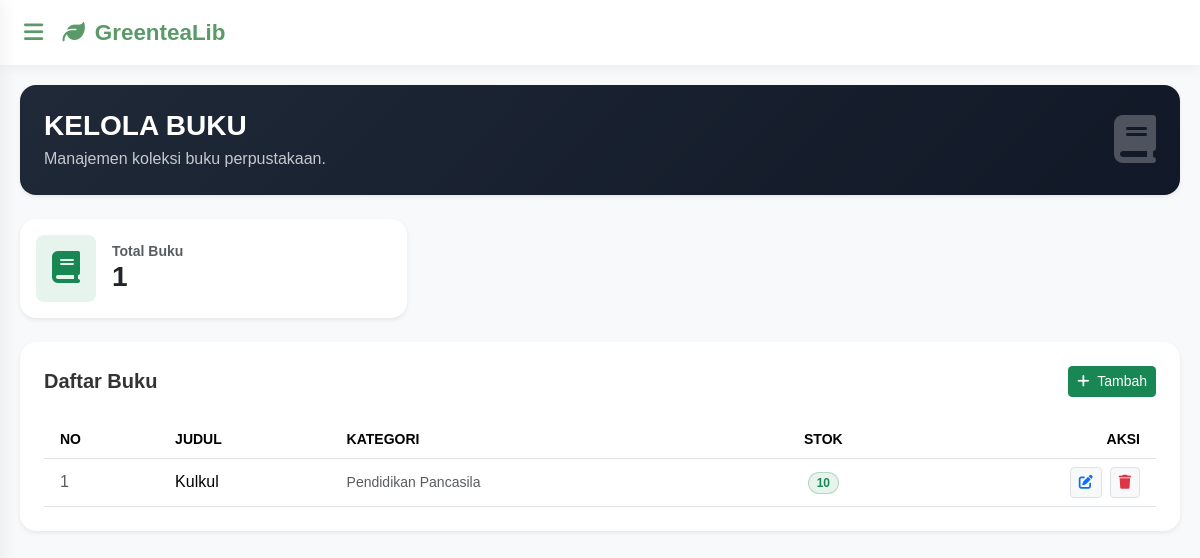
Page /Views/V_Buku.php (signed in) on the committed database.
### tables this page shows
CREATE TABLE `buku` (
  `id` int(11) NOT NULL,
  `judul` varchar(255) NOT NULL,
  `kategori` enum('Matematika','Bahasa Indonesia','Bahasa Inggris','Pendidikan Agama Islam','Bahasa Sunda','Sejarah','Pendidikan Pancasila','Wirausaha','Akutansi') DEFAULT NULL,
  `stok` int(11) DEFAULT 0
);

### Controllers/C_Buku.php (called while the page is built)
<?php
include_once '../Models/M_Buku.php';
$buku = new M_Buku();
try{
    if(!empty($_GET['aksi'])){
        if(!($_GET['aksi'] == 'hapus')){
            if($_GET['aksi'] == 'edit'){
                $id = $_GET['id'];
                $bukus = $buku->SHOW_BUKU_BY_ID($id);
                include_once '../Views/V_UpdateBuku.php';
            }else{
                $id = $_POST['id'];
                $judul = $_POST['judul'];
                $kategori = $_POST['kategori'];
                $stok = $_POST['stok'];
                if($_GET['aksi'] == 'tambah'){
                    $buku->ADD_BUKU($id, $judul, $kategori, $stok);
                }elseif($_GET['aksi'] == 'update'){
                    $buku->UPDATE_BUKU($id, $judul, $kategori, $stok);
                }
            }
        }else{
        	$id = $_GET['id'];
        	$buku->DELETE_BUKU($id);
        }
    }else{
        $totalBuku = $buku->COUNT_BUKU();
        $bukus = $buku->SHOW_BUKU();
    }
}catch(Exception $e){
    echo $e->getMessage();
}

### Models/M_Connect.php (called while the page is built, shortened)
<?php
class M_Connect
{
	private $host = "localhost",
	$username = "root",
	$pass = "",
	$db = "aqxua_lib";
	function __construct()
	{
		$this->connect = mysqli_connect($this->host, $this->username, $this->pass, $this->db);
		if ($this->connect)
		{
			return $this->connect;
		}else{
			echo mysqli_connect_error();
		}
	}
}

### Models/M_Buku.php (called while the page is built, shortened)
<?php
include_once 'M_Connect.php';
class M_Buku{
    public function SHOW_BUKU()
    {
        $conn = new M_Connect();
        $sql = 'SELECT * FROM buku';
        $post = mysqli_query($conn->connect, $sql);
        if($post->num_rows > 0){
            while ($data = mysqli_fetch_object($post)){
                $result[] = $data;
            }
            return $result;
        }
    }
    public function COUNT_BUKU()
    {
        $conn = new M_Connect();
        $sql = "SELECT COUNT(*) as total FROM buku";
        $post = mysqli_query($conn->connect, $sql);
        $data = mysqli_fetch_object($post);
        return $data;
    }
}

### Views/V_Buku.php (the view, shortened to what this page needs)
<?php
    include_once '../Controllers/C_Buku.php';
    include_once 'HEADER.php';
?>
    <div class="row mb-4">
        <div class="col-12">
            <div class="p-4 rounded-4 shadow-sm text-white d-flex align-items-center justify-content-between"
                style="background: linear-gradient(135deg, #1f2937, #111827);">
                <div>
                    <h3 class="fw-bold mb-1">KELOLA BUKU</h3>
                    <p class="mb-0 opacity-75">Manajemen koleksi buku perpustakaan.</p>
                </div>
                <div class="d-none d-md-block">
                    <i class="fas fa-book fa-3x opacity-25"></i>
                </div>
            </div>
        </div>
    </div>
	<div class="col-12 col-md-4">
        <div class="card border-0 shadow-sm rounded-4 p-3 card-hover transition-all">
            <div class="d-flex align-items-center gap-3">
                <div class="bg-success bg-opacity-10 p-3 rounded-3">
                    <i class="fas fa-book fa-2x text-success"></i>
                </div>
                <div>
                	<h6 class="text-muted mb-0 small uppercase fw-bold">Total Buku</h6>
                    <h3 class="fw-bold mb-0"><?= $totalBuku->total ?></h3>
				</div>
            </div>
        </div>
    </div> <br>
    <div class="bg-white rounded-4 shadow-sm p-4">
        <div class="d-flex justify-content-between align-items-center mb-4">
            <h5 class="fw-semibold mb-0">Daftar Buku</h5>
            <a href="V_AddBuku.php" class="btn btn-success btn-sm">
                <i class="fas fa-plus me-1"></i> Tambah
            </a>
        </div>
        <div class="table-responsive">
            <table class="table table-hover align-middle mb-0">
                <thead class="text-secondary small text-uppercase">
                    <tr>
                        <th scope="col" class="ps-3">No</th>
                        <th scope="col">Judul</th>
                        <th scope="col">Kategori</th>
                        <th scope="col" class="text-center">Stok</th>
                        <th scope="col" class="text-end pe-3">Aksi</th>
                    </tr>
                </thead>
                <tbody>
                    <?php
                        if(!empty($bukus)){
                            $no = 1;
                            foreach($bukus as $data){
                    ?>
                        <tr>
                            <td class="ps-3 text-muted">
                                <?= $no++ ?>
                            </td>
                            <td class="fw-medium">
                                <?= $data->judul ?>
                            </td>
                            <td>
                                <span class="text-muted small"><?= $data->kategori ?></span>
                            </td>
                            <td class="text-center">
                                <span class="badge rounded-pill bg-success bg-opacity-10 text-success border border-success border-opacity-25">
                                    <?= $data->stok ?>
                                </span>
                            </td>
                            <td class="text-end pe-3">
                                <div class="d-flex justify-content-end gap-2">
                                    <a href="../Controllers/C_Buku.php?aksi=edit&id=<?=$data->id ?>" class="btn btn-sm btn-light border text-primary" title="Update">
                                        <i class="fas fa-edit"></i>
                                    </a>
                                    <a href="../Controllers/C_Buku.php?aksi=hapus&id=<?=$data->id ?>" class="btn btn-sm btn-light border text-danger" onclick="return confirm('Hapus buku <?= $data->judul ?>?')" title="Delete">
                                        <i class="fas fa-trash"></i>
                                    </a>
                                </div>
                            </td>
                        </tr>
                    <?php }}else{
                        echo '<p class="text-center text-muted">Data tidak tersedia</p>';
                    }?>
                </tbody>
            </table>
        </div>
    </div>
<?php include_once 'FOOTER.php'; ?>

### Views/HEADER.php (style rules this page uses)
:root { --green-tea: #5B9A68; --green-tea-dark: #388E3C; --green-tea-soft: #F1F8E9; --text-dark: #333333; --white: #ffffff; }
body { margin: 0; font-family: 'Poppins', sans-serif; background: #f8f9fa; color: var(--text-dark); }

### rows in the picture
buku: judul "Kulkul", kategori "Pendidikan Pancasila", stok "10"

### other values in the picture
$totalBuku->total "1"
